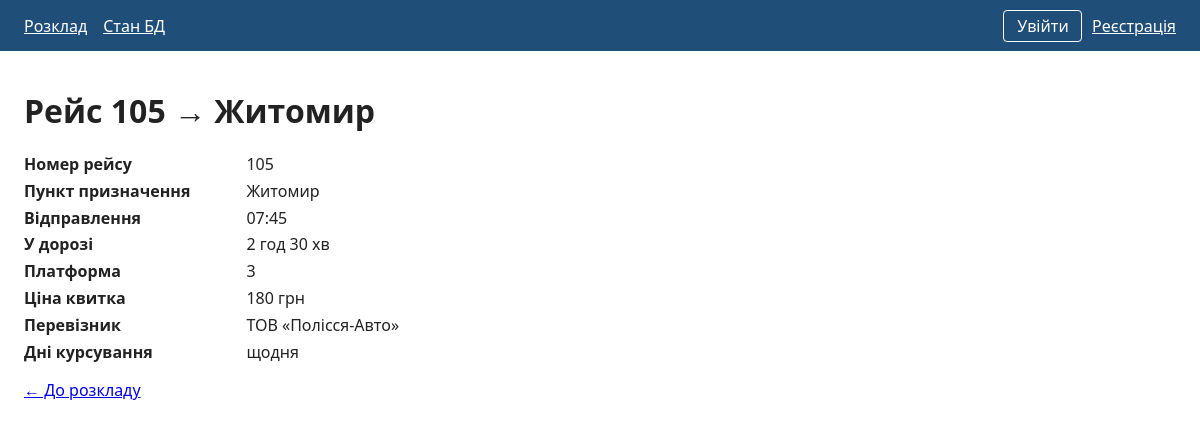
The app's page /route.php?id=1 with its own data.
### tables this page shows
CREATE TABLE routes (
    id           INT UNSIGNED      NOT NULL AUTO_INCREMENT,
    number       VARCHAR(10)       NOT NULL COMMENT 'Номер рейсу',
    destination  VARCHAR(100)      NOT NULL COMMENT 'Пункт призначення',
    departure    TIME              NOT NULL COMMENT 'Час відправлення',
    duration_min SMALLINT UNSIGNED NOT NULL COMMENT 'Тривалість поїздки, хв',
    platform     TINYINT UNSIGNED  NOT NULL COMMENT 'Платформа 1–20',
    price        INT UNSIGNED      NOT NULL COMMENT 'Ціна квитка, грн',
    carrier      VARCHAR(100)      NOT NULL COMMENT 'Перевізник',
    days         VARCHAR(50)       NOT NULL COMMENT 'Дні курсування',
    PRIMARY KEY (id),
    KEY idx_routes_departure (departure),
    CONSTRAINT chk_routes_platform CHECK (platform BETWEEN 1 AND 20),
    CONSTRAINT chk_routes_price CHECK (price BETWEEN 1 AND 5000)
);

### src/route.php (the view, shortened to what this page needs)
<?php
require __DIR__ . '/common.php';
$route = null;
$error = null;
$id = filter_var($_GET['id'] ?? null, FILTER_VALIDATE_INT, ['options' => ['min_range' => 1]]);
if ($id === false || $id === null) {
    http_response_code(400);
    $error = 'Некоректний ідентифікатор рейсу.';
} else {
    try {
        $stmt = db()->prepare('SELECT * FROM routes WHERE id = :id');
        $stmt->bindValue(':id', $id, PDO::PARAM_INT);
        $stmt->execute();
        $route = $stmt->fetch() ?: null;
    } catch (PDOException $exception) {
        $error = dbError($exception);
    }
}
?>
<?php if ($error !== null): ?>
    <p class="error" role="alert"><?= e($error) ?></p>
<?php else: ?>
    <dl>
        <dt>Номер рейсу</dt><dd><?= e($route['number']) ?></dd>
        <dt>Пункт призначення</dt><dd><?= e($route['destination']) ?></dd>
        <dt>Відправлення</dt><dd><?= e(substr($route['departure'], 0, 5)) ?></dd>
        <dt>У дорозі</dt><dd><?= e(formatDuration((int) $route['duration_min'])) ?></dd>
        <dt>Платформа</dt><dd><?= (int) $route['platform'] ?></dd>
        <dt>Ціна квитка</dt><dd><?= (int) $route['price'] ?> грн</dd>
        <dt>Перевізник</dt><dd><?= e($route['carrier']) ?></dd>
        <dt>Дні курсування</dt><dd><?= e($route['days']) ?></dd>
    </dl>
<?php endif; ?>
<p><a href="index.php">← До розкладу</a></p>

### src/common.php (style rules this page uses)
body { font-family: system-ui, sans-serif; margin: 0; color: #222; }
dl { display: grid; grid-template-columns: max-content 1fr; gap: 0.3rem 1rem; }
dt { font-weight: bold; }

### records on screen
routes: number "105", destination "Житомир", departure "07:45", duration_min "2 год 30 хв", platform "3", price "180", carrier "ТОВ «Полісся-Авто»", days "щодня"

### other values on screen
$title "Рейс 105 → Житомир"
